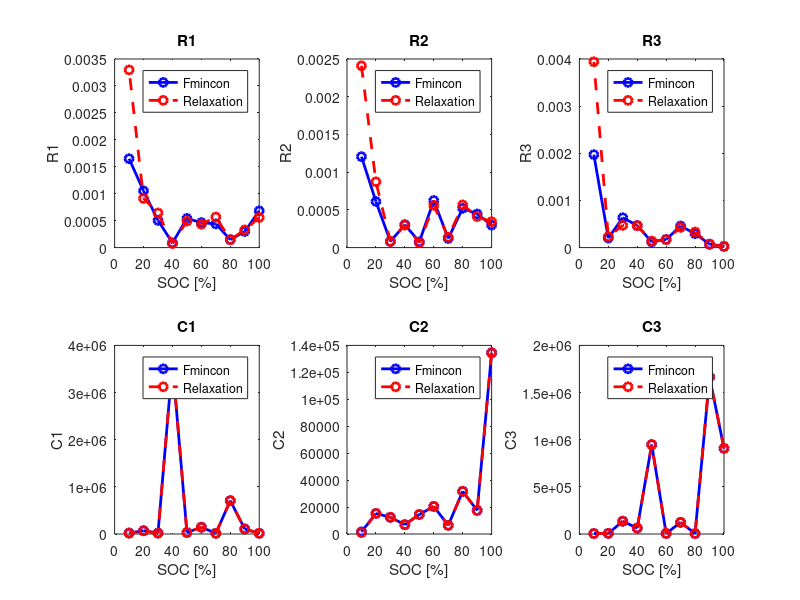

Here is the MATLAB script that generated this plot:
clear;
clc;
close all;

%% load data
load rc3_cf_fmincon_params.mat
r1 = r1_cf;
r2 = r2_cf;

r3 = r3_cf;
c1 = c1_cf;
c2 = c2_cf;
c3 = c3_cf;
load rc3_cf_params.mat
soc = [100; 90; 80; 70; 60; 50; 40; 30; 20; 10];

%% plot
figure(1);
subplot(2, 3, 1)
plot(soc, r1, '-ob', 'LineWidth', 2);
hold on;
plot(soc, r1_cf, '--or', 'LineWidth', 2);
xlabel('SOC [%]')
ylabel('R1')
title('R1')
legend('Fmincon', 'Relaxation')

subplot(2, 3, 2)
plot(soc, r2, '-ob', 'LineWidth', 2);
hold on;
plot(soc, r2_cf, '--or', 'LineWidth', 2);
xlabel('SOC [%]')
ylabel('R2')
title('R2')
legend('Fmincon', 'Relaxation')

subplot(2, 3, 3)
plot(soc, r3, '-ob', 'LineWidth', 2);
hold on;
plot(soc, r3_cf, '--or', 'LineWidth', 2);
xlabel('SOC [%]')
ylabel('R3')
title('R3')
legend('Fmincon', 'Relaxation')

subplot(2, 3, 4)
plot(soc, c1, '-ob', 'LineWidth', 2);
hold on;
plot(soc, c1_cf, '--or', 'LineWidth', 2);
xlabel('SOC [%]')
ylabel('C1')
title('C1')
legend('Fmincon', 'Relaxation')

subplot(2, 3, 5)
plot(soc, c2, '-ob', 'LineWidth', 2);
hold on;
plot(soc, c2_cf, '--or', 'LineWidth', 2);
xlabel('SOC [%]')
ylabel('C2')
title('C2')
legend('Fmincon', 'Relaxation')

subplot(2, 3, 6)
plot(soc, c3, '-ob', 'LineWidth', 2);
hold on;
plot(soc, c3_cf, '--or', 'LineWidth', 2);
xlabel('SOC [%]')
ylabel('C3')
title('C3')
legend('Fmincon', 'Relaxation')